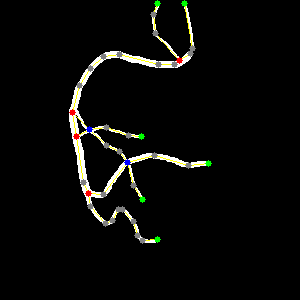
#> input picture output/imagenes/1.png, 300 x 300 px
$ python -i parte2.py   (imports and definitions only)
#> lines starting #> are read from the running program, lines starting #| are printed output that depends on the picture; after the words box and inside, x2 and y2 are one past the last pixel; in counts of white or black regions, pixels touching at a corner belong together
import os
import json
import cv2
import numpy as np
import networkx as nx
import matplotlib.pyplot as plt
from skimage.morphology import skeletonize
from sklearn.cluster import DBSCAN

# Parámetros ajustables
EPSILON_DBSCAN = 5         # radio en píxeles para fusionar nodos cercanos
RDP_EPSILON = 2            # tolerancia para la simplificación de trayectorias con RDP
INPUT_DIR = 'datos/etiquetas'
OUTPUT_JSON_DIR = 'output/json'
OUTPUT_IMG_DIR = 'output/imagenes'

# Aseguramos que existan los directorios de salida
# [2 lines not run here, left out]

def rdp(points, epsilon):
    """
    Implementación recursiva del algoritmo Ramer-Douglas-Peucker.
    points: lista de puntos [ [row, col], ... ]
    epsilon: tolerancia (en píxeles)
    Devuelve una lista simplificada de puntos.
    """
    if len(points) < 3:
        return points

    def point_line_distance(point, start, end):
        if np.allclose(start, end):
            return np.linalg.norm(np.array(point) - np.array(start))
        else:
            num = abs((end[1] - start[1])*(start[0] - point[0]) -
                      (start[1] - point[1])*(end[0] - start[0]))
            den = np.linalg.norm(np.array(end) - np.array(start))
            return num / den

    start, end = points[0], points[-1]
    dmax = 0
    index = 0
    for i in range(1, len(points)-1):
        d = point_line_distance(points[i], start, end)
        if d > dmax:
            index = i
            dmax = d

    if dmax >= epsilon:
        rec_results1 = rdp(points[:index+1], epsilon)
        rec_results2 = rdp(points[index:], epsilon)
        return rec_results1[:-1] + rec_results2
    else:
        return [start, end]

def build_skeleton_graph(skel):
    """
    Construye un grafo (usando networkx) a partir de la imagen esqueletizada.
    Cada píxel True se agrega como nodo (con coordenadas (row, col))
    y se conectan con sus vecinos (8-conectividad).
    """
    G = nx.Graph()
    rows, cols = skel.shape
    neighbors = [(-1, -1), (-1, 0), (-1, 1),
                 (0, -1),           (0, 1),
                 (1, -1),  (1, 0),  (1, 1)]

    ys, xs = np.where(skel)
    for y, x in zip(ys, xs):
        G.add_node((y, x))

    for y, x in zip(ys, xs):
        for dy, dx in neighbors:
            ny, nx_ = y + dy, x + dx
            if 0 <= ny < rows and 0 <= nx_ < cols and skel[ny, nx_]:
                G.add_edge((y, x), (ny, nx_))
    return G

def get_candidate_nodes(G):
    """
    Devuelve una lista de nodos candidatos a ser nodos clave (grado != 2).
    Endpoints (grado=1) y ramificaciones (grado>=3).
    """
    candidates = []
    for node in G.nodes():
        if G.degree(node) != 2:
            candidates.append(node)
    return candidates

def extract_paths(G, candidate_set):
    """
    Extrae caminos (trayectorias) entre nodos candidatos en el grafo G.
    Se hace un DFS desde cada candidato a lo largo de nodos de grado 2
    hasta llegar a otro candidato.
    Retorna una lista de caminos, cada uno es [(row, col), ...].
    """
    paths = []
    visited_edges = set()

    def dfs(current, previous, path):
        if current in candidate_set and len(path) > 0:
            return path + [current]
        for neighbor in G.neighbors(current):
            edge = tuple(sorted([current, neighbor]))
            if neighbor == previous or edge in visited_edges:
                continue
            visited_edges.add(edge)
            res_path = dfs(neighbor, current, path + [current])
            if res_path is not None:
                return res_path
        return None

    for cand in candidate_set:
        for neighbor in G.neighbors(cand):
            edge = tuple(sorted([cand, neighbor]))
            if edge in visited_edges:
                continue
            visited_edges.add(edge)
            path = dfs(neighbor, cand, [cand])
            if path is not None and path[-1] != cand:
                paths.append(path)
    return paths

def cluster_nodes(candidates, eps):
    """
    Usa DBSCAN para agrupar nodos candidatos cercanos.
    Devuelve:
      - clusters: diccionario { nodo: cluster_label }
      - centroids: diccionario { cluster_label: (row, col) }
    """
    if not candidates:
        return {}, {}
    coords = np.array(candidates)
    clustering = DBSCAN(eps=eps, min_samples=1).fit(coords)
    labels = clustering.labels_
    clusters = {tuple(candidates[i]): labels[i] for i in range(len(candidates))}
    centroids = {}
    for label in set(labels):
        pts = coords[labels == label]
        centroid = tuple(np.mean(pts, axis=0).astype(int))
        centroids[label] = centroid
    return clusters, centroids

def classify_node(degree):
    """
    Clasifica el nodo según su número de ramas (degree).
    """
    if degree == 1:
        return "extremo"
    elif degree == 2:
        return "bifurcacion"
    elif degree == 3:
        return "bifurcacion"
    else:
        return "trifurcacion"

def process_image(image_path):
    """
    Procesa una imagen: esqueletiza, extrae caminos, fusiona candidatos con DBSCAN,
    aplica RDP, construye el grafo con nodos intermedios y genera la visualización.
    Retorna (grafo_dict, vis_img).
    """
#> called with image_path = 'output/imagenes/1.png'
    img = cv2.imread(image_path, cv2.IMREAD_GRAYSCALE)
#> img: shape (300, 300); min 0, max 255, mean 9.7
    if img is None:
        print(f"Error al leer {image_path}")
        return None, None

    _, bin_img = cv2.threshold(img, 127, 1, cv2.THRESH_BINARY)
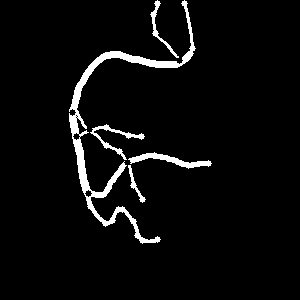
#> bin_img: shape (300, 300); values 0 (black) and 1 (white), 4.3% white; 5 white regions, box (x1, y1, x2, y2) and area: (69, 0, 196, 244) 2717, (128, 152, 212, 169) 463, (90, 124, 145, 160) 347, (150, 0, 179, 58) 230, (128, 165, 146, 203) 143
    skel = skeletonize(bin_img).astype(np.uint8)
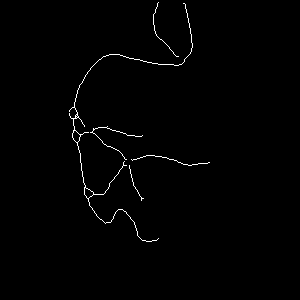
#> skel: shape (300, 300); values 0 (black) and 1 (white), 0.85% white in thin lines or dots, all inside (x1, y1, x2, y2) = (69, 2, 210, 242)
    G = build_skeleton_graph(skel)
#> in build_skeleton_graph, `ys, xs = np.where(skel)`: ys = 765 values from 2 to 241; xs = 765 values, max 209 at index 507, min 69 at index 257, mean 124.5
#> the loop in build_skeleton_graph, `for y, x in zip(ys, xs):` made 765 passes
#> (y, x) on passes 1 to 3: (2, 158), (3, 157), (3, 183)
    candidate_nodes = get_candidate_nodes(G)
#> candidate_nodes = 75 pairs, first value 2 to 238, second value 69 to 209
    candidate_set = set(candidate_nodes)
#> candidate_set = 75 items
    paths = extract_paths(G, candidate_set)
#> paths = 101 items

    clusters, centroids = cluster_nodes(candidate_nodes, EPSILON_DBSCAN)
#> in cluster_nodes, `coords = np.array(candidates)`: coords has the same summary as candidate_nodes in process_image
#> in cluster_nodes, `labels = clustering.labels_`: labels = 75 values, max 19 at index 74, min 0 at index 0, mean 9.67
#> in cluster_nodes, `clusters = {tuple(candidates[i]): labels[i] for i in range(len(candida..`: clusters = 75 items
#> the loop in cluster_nodes, `for label in set(labels):` made 20 passes
#> centroid on passes 1, 2, 3, 6, 7, 9, 10, 12, 14, 15, 18, 20: (2, 158), (3, 183), (56, 178), (116, 75), (126, 84), (130, 73), (130, 91), (135, 142), (162, 125), (162, 209), (198, 141), (238, 158)
#> pts on passes 11, 13, 16, 17, 19: [[134, 79], [134, 80], [134, 81], [135, 80]], [[142, 76], [142, 77], [143, 77]], [[186, 85], [187, 84], [187, 85], [188, 84]], [[193, 93], [194, 93], [194, 94]], [[198, 87], [198, 88], [199, 88]]
#> after the loop in cluster_nodes, `for label in set(labels):`: centroids = 20 items
#> clusters = 75 items; centroids = 20 items
    candidate_to_merged = {node: centroids[clusters[node]] for node in candidate_nodes}
#> candidate_to_merged = 75 items

    merged_nodes = {c: {"id": None, "row": c[0], "col": c[1], "type": None, "degree": 0} for c in centroids.values()}
#> merged_nodes = 20 items
    intermediate_nodes = {}
    connection_count = {c: 0 for c in merged_nodes}
#> connection_count = 20 items
    edges = []

    for path in paths:
        if len(path) < 2:
            continue
        start_coord = candidate_to_merged.get(path[0], path[0])
        end_coord   = candidate_to_merged.get(path[-1], path[-1])
        if start_coord == end_coord:
            continue
        pts = [[p[0], p[1]] for p in path]
        simplified = rdp(pts, RDP_EPSILON)
        inter_coords = [tuple(p) for p in simplified[1:-1]]
        edges.append({
            "source": start_coord,
            "target": end_coord,
            "intermediate_pixels": inter_coords
        })
        connection_count[start_coord] += 1
        connection_count[end_coord]   += 1
#> this loop made 101 passes
#> (path, end_coord) on passes 2, 3, 4, 5, 7, 8, 9, 10, 11, 12, 13, 15: ([(114, 76), (113, 77)], (116, 75)), ([(114, 76), (114, 77)], (116, 75)), ([(114, 76), (115, 75)], (116, 75)), ([(114, 76), (115, 77)], (116, 75)), ([(117, 75), (116, 76)], (116, 75)), ([(117, 75), (118, 74)], (116, 75)), ([(117, 75), (118, 75)], (116, 75)), ([(117, 75), (118, 76)], (116, 75)), ([(131, 92), (130, 93)], (130, 91)), ([(131, 92), (132, 91)], (130, 91)), ([(131, 92), (132, 92)], (130, 91)), ([(117, 78), (116, 78)], (116, 75))
#> path on passes 6, 19, 22, 24, 27, 30: [(117, 75), (116, 75)], [(142, 77), (142, 76)], [(134, 79), (134, 80)], [(194, 93), (193, 93)], [(199, 141), (198, 141)], [(135, 80), (134, 80)]

    nodes_list = []
    id_counter = 0
    for coord, data in merged_nodes.items():
        deg = connection_count.get(coord, 0)
        data["id"] = id_counter
        data["type"] = classify_node(deg)
        data["degree"] = deg
        nodes_list.append({
            "id": id_counter,
            "row": int(data["row"]),
            "col": int(data["col"]),
            "type": data["type"]
        })
        merged_nodes[coord] = data
        id_counter += 1
#> this loop made 20 passes
#> coord on passes 1 to 12: (2, 158), (3, 183), (56, 178), (106, 73), (112, 69), (116, 75), (126, 84), (126, 106), (130, 73), (130, 91), (134, 80), (135, 142)

    def get_or_create_intermediate_node(pt):
        if pt not in intermediate_nodes:
            intermediate_nodes[pt] = {
                "id": None,
                "row": pt[0],
                "col": pt[1],
                "type": "intermedio"
            }
        return intermediate_nodes[pt]

    final_edges = []
    for e in edges:
        src_coord = e["source"]
        tgt_coord = e["target"]
        inter_coords = e["intermediate_pixels"]
        chain = [src_coord] + inter_coords + [tgt_coord]
        chain_ids = []
        for i, pt in enumerate(chain):
            if i == 0:
                chain_ids.append(merged_nodes[pt]["id"])
            elif i == len(chain) - 1:
                chain_ids.append(merged_nodes[pt]["id"])
            else:
                node_data = get_or_create_intermediate_node(pt)
                chain_ids.append(None)
        for i, pt in enumerate(chain):
            if i in (0, len(chain)-1):
                continue
            if intermediate_nodes[pt]["id"] is None:
                intermediate_nodes[pt]["id"] = id_counter
                nodes_list.append({
                    "id": id_counter,
                    "row": pt[0],
                    "col": pt[1],
                    "type": "intermedio"
                })
                chain_ids[i] = id_counter
                id_counter += 1
            else:
                chain_ids[i] = intermediate_nodes[pt]["id"]
        for i in range(len(chain_ids)-1):
            final_edges.append({
                "source": chain_ids[i],
                "target": chain_ids[i+1]
            })
#> this loop made 22 passes

    grafo_dict = {
        "nodes": nodes_list,
        "edges": final_edges
    }

    vis_img = cv2.cvtColor(img, cv2.COLOR_GRAY2BGR)
    for edge in final_edges:
        src_node = next((n for n in nodes_list if n["id"] == edge["source"]), None)
        tgt_node = next((n for n in nodes_list if n["id"] == edge["target"]), None)
        if src_node and tgt_node:
            pt1 = (src_node["col"], src_node["row"])
            pt2 = (tgt_node["col"], tgt_node["row"])
            cv2.line(vis_img, pt1, pt2, (0,255,255), 1)
#> this loop made 48 passes
#> edge on passes 1 to 12: {'source': 2, 'target': 20}, {'source': 20, 'target': 21}, {'source': 21, 'target': 0}, {'source': 9, 'target': 10}, {'source': 5, 'target': 6}, {'source': 12, 'target': 10}, {'source': 10, 'target': 8}, {'source': 16, 'target': 18}, {'source': 3, 'target': 4}, {'source': 8, 'target': 22}, {'source': 22, 'target': 12}, {'source': 13, 'target': 23}
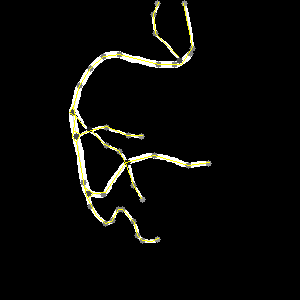
#> vis_img: shape (300, 300, 3); mean B, G, R 8.1, 10.2, 10.2
    for node in nodes_list:
        center = (node["col"], node["row"])
        if node["type"] == "extremo":
            color = (0,255,0)
        elif node["type"] == "bifurcacion":
            color = (0,0,255)
        elif node["type"] == "trifurcacion":
            color = (255,0,0)
        else:
            color = (128,128,128)
        cv2.circle(vis_img, center, 3, color, -1)
#> this loop made 46 passes
#> node on passes 1 to 12: {'id': 0, 'row': 2, 'col': 158, 'type': 'extremo'}, {'id': 1, 'row': 3, 'col': 183, 'type': 'extremo'}, {'id': 2, 'row': 56, 'col': 178, 'type': 'extremo'}, {'id': 3, 'row': 106, 'col': 73, 'type': 'bifurcacion'}, {'id': 4, 'row': 112, 'col': 69, 'type': 'bifurcacion'}, {'id': 5, 'row': 116, 'col': 75, 'type': 'trifurcacion'}, {'id': 6, 'row': 126, 'col': 84, 'type': 'extremo'}, {'id': 7, 'row': 126, 'col': 106, 'type': 'bifurcacion'}, {'id': 8, 'row': 130, 'col': 73, 'type': 'bifurcacion'}, {'id': 9, 'row': 130, 'col': 91, 'type': 'bifurcacion'}, {'id': 10, 'row': 134, 'col': 80, 'type': 'bifurcacion'}, {'id': 11, 'row': 135, 'col': 142, 'type': 'extremo'}
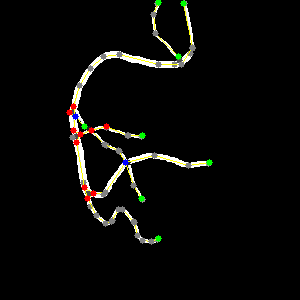
#> vis_img: shape (300, 300, 3); 0.97% of pixels changed, all inside (x1, y1, x2, y2) = (66, 0, 213, 245)

    return grafo_dict, vis_img

def save_results(grafo_dict, vis_img, base_name):
    """
    Guarda el grafo en JSON y la imagen de visualización.
    Se añade un conversor para transformar np.int64 a int nativo.
    """
    json_path = os.path.join(OUTPUT_JSON_DIR, base_name + ".json")
    with open(json_path, "w") as f:
        json.dump(grafo_dict, f, indent=2, default=lambda o: int(o) if isinstance(o, np.int64) else o)

    img_path = os.path.join(OUTPUT_IMG_DIR, base_name + ".png")
    cv2.imwrite(img_path, vis_img)
    print(f"Procesado {base_name}: JSON y PNG guardados.")

def main():
    for file in os.listdir(INPUT_DIR):
        if file.lower().endswith(".pgm"):
            image_path = os.path.join(INPUT_DIR, file)
            print(f"Procesando {file}...")
            grafo_dict, vis_img = process_image(image_path)
            if grafo_dict is not None:
                base_name = os.path.splitext(file)[0]
                save_results(grafo_dict, vis_img, base_name)

# [2 lines not run here, left out]

>>> result = process_image('output/imagenes/1.png')

$ run again, on output/imagenes/11_skeleton.png
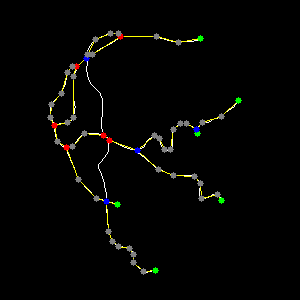
#> input picture output/imagenes/11_skeleton.png, 300 x 300 px
#> bin_img: shape (300, 300); values 0 (black) and 1 (white), 2.5% white; 17 white regions (2 under 20 px), largest, box (x1, y1, x2, y2) and area: (47, 63, 77, 126) 349, (138, 153, 225, 204) 303, (105, 205, 159, 275) 293
#> skel: shape (300, 300); values 0 (black) and 1 (white), 1% white in thin lines or dots, all inside (x1, y1, x2, y2) = (50, 32, 240, 272)
#> ys = 932 values from 32 to 271; xs = 932 values, max 239 at index 276, min 50 at index 293, mean 125.4
#> the loop in build_skeleton_graph, `for y, x in zip(ys, xs):` made 932 passes
#> (y, x) on passes 1 to 3: (32, 119), (33, 109), (33, 110)
#> candidate_nodes = 157 pairs, first value 32 to 269, second value 53 to 239
#> candidate_set = 157 items
#> paths = 217 items
#> coords has the same summary as candidate_nodes in process_image
#> labels = 157 values, max 34 at index 156, min 0 at index 0, mean 18.67
#> in cluster_nodes, `clusters = {tuple(candidates[i]): labels[i] for i in range(len(candida..`: clusters = 157 items
#> the loop in cluster_nodes, `for label in set(labels):` made 35 passes
#> centroid on passes 1, 3, 4, 5, 6, 7, 8, 10: (32, 119), (36, 124), (37, 201), (38, 117), (39, 193), (45, 90), (41, 177), (64, 79)
#> after the loop in cluster_nodes, `for label in set(labels):`: centroids = 35 items
#> in process_image, `clusters, centroids = cluster_nodes(candidate_nodes, EPSILON_DBSCAN)`: clusters = 157 items; centroids = 35 items
#> candidate_to_merged = 157 items
#> merged_nodes = 35 items
#> the loop in process_image, `for path in paths:` made 217 passes
#> (path, end_coord) on passes 2 to 4: ([(40, 194), (39, 194)], (39, 193)), ([(40, 194), (39, 195)], (39, 193)), ([(40, 194), (41, 193), (41, 192), (40, 191)], (39, 193))
#> the loop in process_image, `for coord, data in merged_nodes.items():` made 35 passes
#> the loop in process_image, `for e in edges:` made 26 passes
#> the loop in process_image, `for edge in final_edges:` made 59 passes
#> edge on passes 1 to 8: {'source': 8, 'target': 9}, {'source': 4, 'target': 35}, {'source': 35, 'target': 6}, {'source': 21, 'target': 36}, {'source': 36, 'target': 37}, {'source': 37, 'target': 31}, {'source': 13, 'target': 16}, {'source': 34, 'target': 38}
#> after the loop in process_image, `for edge in final_edges:`:
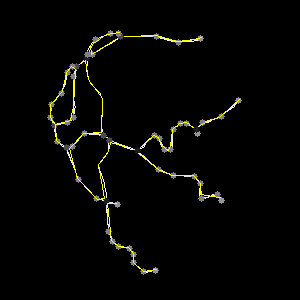
#> vis_img: shape (300, 300, 3); mean B, G, R 3.3, 5.7, 5.7
#> the loop in process_image, `for node in nodes_list:` made 68 passes
#> node on passes 1 to 7: {'id': 0, 'row': 32, 'col': 119, 'type': 'extremo'}, {'id': 1, 'row': 35, 'col': 156, 'type': 'bifurcacion'}, {'id': 2, 'row': 36, 'col': 124, 'type': 'extremo'}, {'id': 3, 'row': 37, 'col': 201, 'type': 'extremo'}, {'id': 4, 'row': 38, 'col': 117, 'type': 'extremo'}, {'id': 5, 'row': 39, 'col': 193, 'type': 'bifurcacion'}, {'id': 6, 'row': 45, 'col': 90, 'type': 'bifurcacion'}
#> after the loop in process_image, `for node in nodes_list:`:
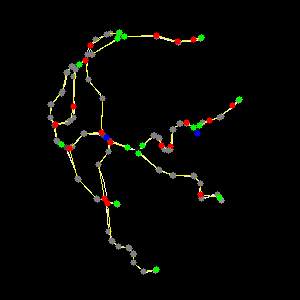
#> vis_img: shape (300, 300, 3); 1.64% of pixels changed, all inside (x1, y1, x2, y2) = (47, 29, 243, 273)

$ run again, on output/imagenes/12.png
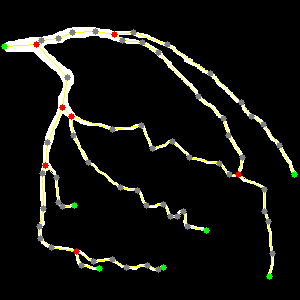
#> input picture output/imagenes/12.png, 300 x 300 px
#> bin_img: shape (300, 300); values 0 (black) and 1 (white), 8.3% white; 4 white regions, box (x1, y1, x2, y2) and area: (1, 27, 298, 252) 6587, (239, 176, 276, 280) 427, (79, 250, 167, 273) 369, (75, 254, 103, 272) 132
#> skel: shape (300, 300); values 0 (black) and 1 (white), 1.6% white in thin lines or dots, all inside (x1, y1, x2, y2) = (4, 31, 294, 277)
#> ys = 1458 values from 31 to 276; xs = 1458 values, max 293 at index 921, min 4 at index 202, mean 137
#> the loop in build_skeleton_graph, `for y, x in zip(ys, xs):` made 1458 passes
#> (y, x) on passes 1 to 3: (31, 81), (31, 82), (31, 83)
#> candidate_nodes = 115 pairs, first value 31 to 276, second value 4 to 293
#> candidate_set = 115 items
#> paths = 148 items
#> coords has the same summary as candidate_nodes in process_image
#> labels = 115 values, max 29 at index 114, min 0 at index 0, mean 12.83
#> in cluster_nodes, `clusters = {tuple(candidates[i]): labels[i] for i in range(len(candida..`: clusters = 115 items
#> the loop in cluster_nodes, `for label in set(labels):` made 30 passes
#> centroid on passes 1, 7, 10, 14, 15, 16, 17, 18: (34, 116), (46, 4), (114, 66), (167, 47), (169, 240), (175, 234), (175, 293), (178, 243)
#> after the loop in cluster_nodes, `for label in set(labels):`: centroids = 30 items
#> in process_image, `clusters, centroids = cluster_nodes(candidate_nodes, EPSILON_DBSCAN)`: clusters = 115 items; centroids = 30 items
#> candidate_to_merged = 115 items
#> merged_nodes = 30 items
#> the loop in process_image, `for path in paths:` made 148 passes
#> path on passes 16, 17, 19, 20, 21, 22, 23, 24: [(38, 117), (37, 117)], [(38, 117), (38, 118)], [(112, 66), (111, 67)], [(112, 66), (112, 65)], [(112, 66), (113, 66)], [(41, 143), (42, 142)], [(41, 42), (40, 42)], [(41, 42), (40, 43)]
#> the loop in process_image, `for coord, data in merged_nodes.items():` made 30 passes
#> coord on passes 1 to 8: (34, 116), (31, 133), (33, 107), (40, 42), (41, 142), (44, 26), (46, 4), (50, 39)
#> the loop in process_image, `for e in edges:` made 31 passes
#> the loop in process_image, `for edge in final_edges:` made 73 passes
#> edge on passes 1 to 8: {'source': 8, 'target': 30}, {'source': 30, 'target': 7}, {'source': 17, 'target': 31}, {'source': 31, 'target': 32}, {'source': 32, 'target': 33}, {'source': 33, 'target': 34}, {'source': 34, 'target': 29}, {'source': 0, 'target': 35}
#> after the loop in process_image, `for edge in final_edges:`:
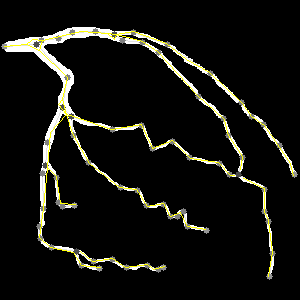
#> vis_img: shape (300, 300, 3); mean B, G, R 15.6, 19.6, 19.6
#> the loop in process_image, `for node in nodes_list:` made 72 passes
#> node on passes 1 to 7: {'id': 0, 'row': 34, 'col': 116, 'type': 'trifurcacion'}, {'id': 1, 'row': 31, 'col': 133, 'type': 'bifurcacion'}, {'id': 2, 'row': 33, 'col': 107, 'type': 'bifurcacion'}, {'id': 3, 'row': 40, 'col': 42, 'type': 'bifurcacion'}, {'id': 4, 'row': 41, 'col': 142, 'type': 'bifurcacion'}, {'id': 5, 'row': 44, 'col': 26, 'type': 'bifurcacion'}, {'id': 6, 'row': 46, 'col': 4, 'type': 'extremo'}
#> after the loop in process_image, `for node in nodes_list:`:
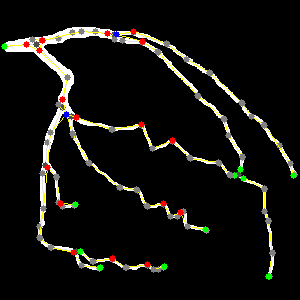
#> vis_img: shape (300, 300, 3); 1.62% of pixels changed, all inside (x1, y1, x2, y2) = (1, 28, 297, 280)
